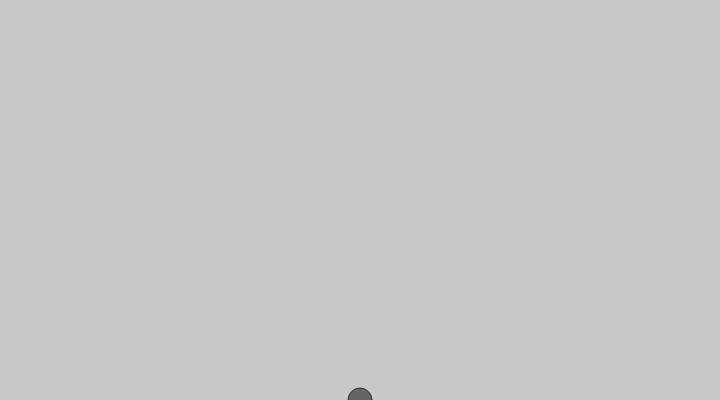
Frame 1 (no input)
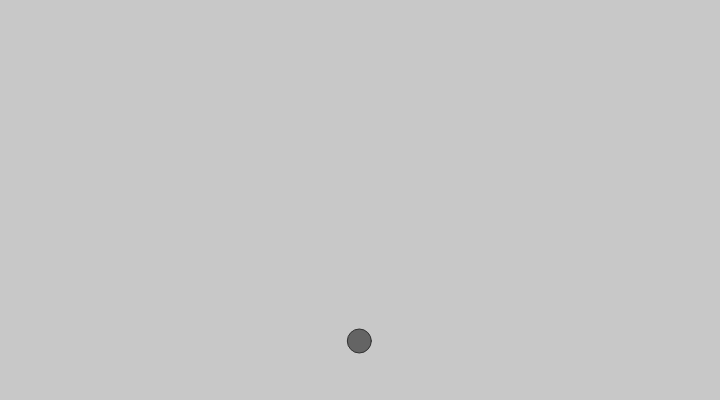
Frame 60 (no input)
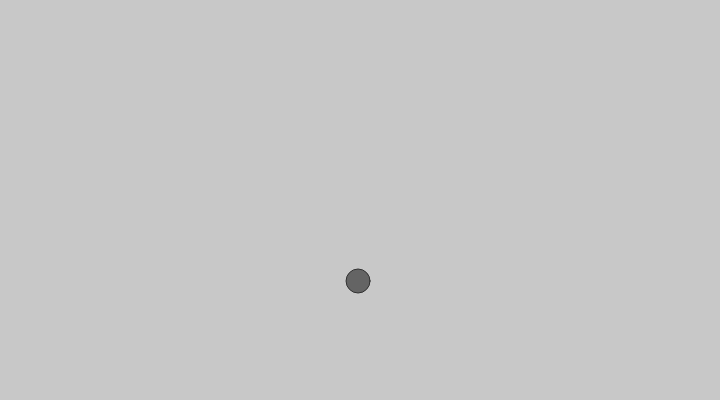
Frame 120 (the mouse pressed at the canvas centre since frame 60)

The p5.js sketch that drew these frames (run headless with seeded random() and noise() and a simulated clock; from frame 60 on, the mouse is pressed at the canvas centre):

// p5.js sketch
// ── sketch.js
// Where is the circle
let x, y;

function setup() {
  createCanvas(720, 400);
  // Starts in the middle
  x = width / 2;
  y = height;
}

function draw() {
  background(200);
  
  // Draw a circle
  stroke(50);
  fill(100);
  ellipse(x, y, 24, 24);
  
  // Jiggling randomly on the horizontal axis
  x = x + random(-1, 1);
  // Moving up at a constant speed
  y = y - 1;
  
  // Reset to the bottom
  if (y < 0) {
    y = height;
  }
}
